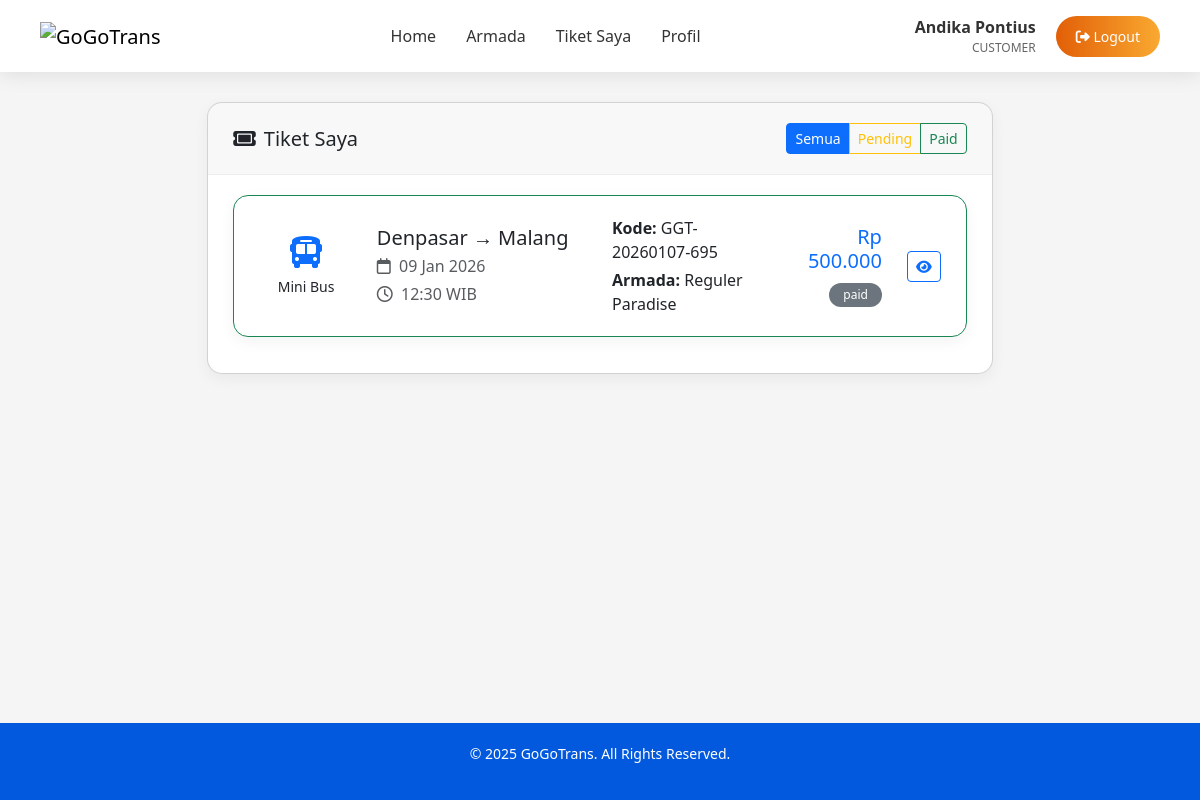
The page /user/bookings.php (signed in) on the database its author committed.
### tables this page shows
CREATE TABLE `tb_booking` (
  `booking_id` int NOT NULL AUTO_INCREMENT,
  `user_id` int NOT NULL,
  `schedule_id` int NOT NULL,
  `payment_id` int DEFAULT NULL,
  `booking_code` varchar(50) DEFAULT NULL,
  `total_amount` decimal(10,2) NOT NULL,
  `status` enum('pending','paid','cancelled','expired') DEFAULT 'pending',
  `created_at` datetime DEFAULT CURRENT_TIMESTAMP,
  PRIMARY KEY (`booking_id`),
  UNIQUE KEY `booking_code` (`booking_code`),
  KEY `idx_user` (`user_id`),
  KEY `idx_schedule` (`schedule_id`),
  KEY `fk_booking_payment` (`payment_id`),
  CONSTRAINT `fk_booking_payment` FOREIGN KEY (`payment_id`) REFERENCES `tb_payment_method` (`payment_id`),
  CONSTRAINT `fk_booking_schedule` FOREIGN KEY (`schedule_id`) REFERENCES `tb_schedule` (`schedule_id`) ON DELETE CASCADE,
  CONSTRAINT `fk_booking_user` FOREIGN KEY (`user_id`) REFERENCES `tb_user` (`user_id`) ON DELETE CASCADE
);

CREATE TABLE `tb_buss` (
  `bus_id` int NOT NULL AUTO_INCREMENT,
  `bus_number` varchar(50) NOT NULL,
  `model` varchar(100) NOT NULL,
  `bus_type` enum('big_bus','mini_bus','hiace','innova','avanza') DEFAULT 'big_bus',
  `description` text,
  `seat_capacity` int NOT NULL,
  `facilities` text,
  `image_url` varchar(255) DEFAULT NULL,
  `image_banner` varchar(255) DEFAULT NULL,
  `status` enum('active','maintenance','inactive') DEFAULT 'active',
  PRIMARY KEY (`bus_id`),
  UNIQUE KEY `bus_number` (`bus_number`)
);

CREATE TABLE `tb_route` (
  `route_id` int NOT NULL AUTO_INCREMENT,
  `departure_city` varchar(100) NOT NULL,
  `arrival_city` varchar(100) NOT NULL,
  `distance_km` int DEFAULT NULL,
  `estimated_duration` varchar(50) DEFAULT NULL,
  `is_active` tinyint(1) DEFAULT '1',
  PRIMARY KEY (`route_id`)
);

CREATE TABLE `tb_schedule` (
  `schedule_id` int NOT NULL AUTO_INCREMENT,
  `route_id` int NOT NULL,
  `bus_id` int NOT NULL,
  `departure_time` datetime NOT NULL,
  `arrival_time` datetime NOT NULL,
  `price` decimal(10,2) NOT NULL,
  `status` enum('available','cancelled','finished') DEFAULT 'available',
  PRIMARY KEY (`schedule_id`),
  KEY `idx_route` (`route_id`),
  KEY `idx_bus` (`bus_id`),
  CONSTRAINT `fk_schedule_bus` FOREIGN KEY (`bus_id`) REFERENCES `tb_buss` (`bus_id`) ON DELETE CASCADE,
  CONSTRAINT `fk_schedule_route` FOREIGN KEY (`route_id`) REFERENCES `tb_route` (`route_id`) ON DELETE CASCADE
);

### user/bookings.php (the view, shortened to what this page needs)
<?php
require_once 'includes/header.php';
$statusFilter = $_GET['status'] ?? '';
$userId = $_SESSION['user_id'];
$pdo = getDB();
$where = $statusFilter ? "AND bk.status = '$statusFilter'" : '';
$stmt = $pdo->prepare("
    SELECT bk.*, s.departure_time, s.arrival_time, s.price,
           b.model, b.bus_number, b.bus_type,
           r.departure_city, r.arrival_city
    FROM tb_booking bk
    LEFT JOIN tb_schedule s ON bk.schedule_id = s.schedule_id
    LEFT JOIN tb_buss b ON s.bus_id = b.bus_id
    LEFT JOIN tb_route r ON s.route_id = r.route_id
    WHERE bk.user_id = ? $where
    ORDER BY bk.created_at DESC
");
$stmt->execute([$userId]);
$bookings = $stmt->fetchAll();
?>
<div class="card mb-4">
    <div class="card-header d-flex justify-content-between align-items-center">
        <h5 class="mb-0"><i class="fa-solid fa-ticket me-2"></i>Tiket Saya</h5>
        <div class="btn-group" role="group">
            <a href="bookings.php" class="btn btn-sm <?php echo !$statusFilter ? 'btn-primary' : 'btn-outline-primary'; ?>">Semua</a>
            <a href="?status=pending" class="btn btn-sm <?php echo $statusFilter === 'pending' ? 'btn-warning' : 'btn-outline-warning'; ?>">Pending</a>
            <a href="?status=paid" class="btn btn-sm <?php echo $statusFilter === 'paid' ? 'btn-success' : 'btn-outline-success'; ?>">Paid</a>
        </div>
    </div>
    <div class="card-body">
        <?php if (empty($bookings)): ?>
        <div class="text-center py-5">
            <i class="fa-solid fa-ticket fa-3x text-muted mb-3"></i>
            <p class="text-muted">Belum ada booking</p>
            <a href="../armada.php" class="btn btn-primary">Pesan Sekarang</a>
        </div>
        <?php else: ?>
        <?php foreach ($bookings as $bk): ?>
        <div class="card mb-3 <?php echo $bk['status'] === 'paid' ? 'border-success' : ($bk['status'] === 'pending' ? 'border-warning' : ''); ?>">
            <div class="card-body">
                <div class="row align-items-center">
                    <div class="col-md-2 text-center">
                        <i class="fa-solid fa-bus fa-2x text-primary mb-2"></i>
                        <p class="mb-0 small"><?php echo getBusTypeLabel($bk['bus_type']); ?></p>
                    </div>
                    <div class="col-md-4">
                        <h5 class="mb-1"><?php echo htmlspecialchars($bk['departure_city']); ?> → <?php echo htmlspecialchars($bk['arrival_city']); ?></h5>
                        <p class="text-muted mb-1">
                            <i class="fa-regular fa-calendar me-1"></i>
                            <?php echo formatDate($bk['departure_time'], 'd M Y'); ?>
                        </p>
                        <p class="text-muted mb-0">
                            <i class="fa-regular fa-clock me-1"></i>
                            <?php echo formatDate($bk['departure_time'], 'H:i'); ?> WIB
                        </p>
                    </div>
                    <div class="col-md-3">
                        <p class="mb-1"><strong>Kode:</strong> <?php echo htmlspecialchars($bk['booking_code']); ?></p>
                        <p class="mb-0"><strong>Armada:</strong> <?php echo htmlspecialchars($bk['model'] ?: $bk['bus_number']); ?></p>
                    </div>
                    <div class="col-md-2 text-end">
                        <h5 class="text-primary mb-2"><?php echo formatRupiah($bk['total_amount']); ?></h5>
                        <?php echo getStatusBadge($bk['status']); ?>
                    </div>
                    <div class="col-md-1 text-end">
                        <a href="booking-detail.php?id=<?php echo $bk['booking_id']; ?>" class="btn btn-sm btn-outline-primary">
                            <i class="fa-solid fa-eye"></i>
                        </a>
                    </div>
                </div>
            </div>
        </div>
        <?php endforeach; ?>
        <?php endif; ?>
    </div>
</div>
<?php require_once 'includes/footer.php'; ?>

### admin/templates/functions.php (shortened to what this page needs)
<?php
function formatRupiah($amount) {
    return 'Rp ' . number_format($amount, 0, ',', '.');
}
function formatDate($date, $format = 'd M Y H:i') {
    return date($format, strtotime($date));
}
function getBusTypeLabel($type) {
    $labels = [
        'big_bus' => 'Bus Pariwisata',
        'mini_bus' => 'Mini Bus',
        'hiace' => 'Toyota Hiace',
    ];
    if (isset($labels[$type])) {
        return $labels[$type];
    } else {
        return $type;
    }
}
function getStatusBadge($status) {
    $badges = [
        'active' => '<span class="badge bg-success">Active</span>',
        'inactive' => '<span class="badge bg-secondary">Inactive</span>',
        'maintenance' => '<span class="badge bg-warning">Maintenance</span>',
        'pending' => '<span class="badge bg-warning">Pending</span>',
        'paid' => '<span class="badge bg-success">Paid</span>',
        'success' => '<span class="badge bg-success">Success</span>',
        'cancelled' => '<span class="badge bg-danger">Cancelled</span>',
        'failed' => '<span class="badge bg-danger">Failed</span>',
        'expired' => '<span class="badge bg-secondary">Expired</span>',
        'available' => '<span class="badge bg-success">Available</span>',
        'finished' => '<span class="badge bg-info">Finished</span>',
    ];
    if (isset($badges[$status])) {
        return $badges[$status];
    } else {
        return "<span class='badge bg-secondary'>{$status}</span>";
    }
}

### assets/css/user.css (style rules this page uses)
* { margin: 0; padding: 0; box-sizing: border-box; }
body { font-family: MyCustomFont1, 'Segoe UI', sans-serif; background: #f5f5f5; min-height: 100vh; display: flex; flex-direction: column; }
.card { background: #fff; border-radius: 15px; box-shadow: 0 5px 15px rgba(0,0,0,0.05); overflow: hidden; }
.card-header { padding: 20px 25px; border-bottom: 1px solid #eee; }
.card-body { padding: 20px 25px; }
.badge { display: inline-block; padding: 6px 14px; border-radius: 20px; font-size: 12px; font-weight: 500; }

### rows shown on the page
tb_booking: tb_buss.bus_type "Mini Bus", tb_route.departure_city "Denpasar", tb_route.arrival_city "Malang", schedule.departure_time "09 Jan 2026", schedule.departure_time "12:30", booking_code "GGT-20260107-695", tb_buss.model "Reguler Paradise", total_amount "Rp 500.000", status "paid"

### other values the page prints
$nama "Andika Pontius"
$role "CUSTOMER"
